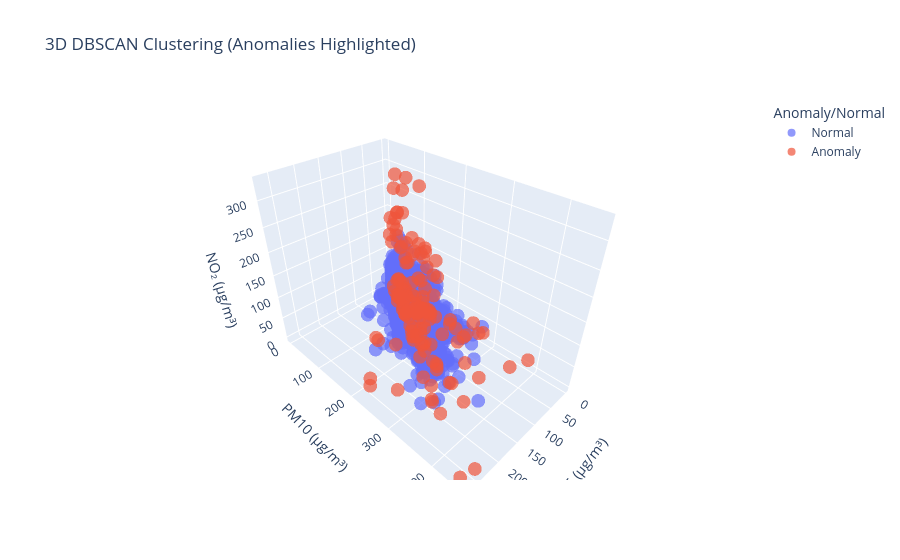

Notebook code cell kept with this figure:
### Markdown cell above
# Results & Visualizations

### Code cell
import plotly.express as px

fig = px.scatter_3d(
    df1,
    x='PM2.5 (µg/m³)',
    y='PM10 (µg/m³)',
    z='NO₂ (µg/m³)',
    color=df1['Anomaly/Normal'],
    title="3D DBSCAN Clustering (Anomalies Highlighted)",
    opacity=0.7
)

fig.show()

### Figure 1 — Plotly figure (JSON) as saved in the notebook; plotly's stock layout.template omitted (floating-point values rounded to 4 significant figures; data arrays with more than 128 entries replaced by an {"elided": "..."} marker saying what was removed)
{"data": [{"hovertemplate": "Anomaly/Normal=Normal<br>PM2.5 (µg/m³)=%{x}<br>PM10 (µg/m³)=%{y}<br>NO₂ (µg/m³)=%{z}<extra></extra>", "legendgroup": "Normal", "marker": {"color": "#636efa", "opacity": 0.7, "symbol": "circle"}, "mode": "markers", "name": "Normal", "scene": "scene", "showlegend": true, "type": "scatter3d", "x": {"elided": "8827 float values"}, "y": {"elided": "8827 float values"}, "z": {"elided": "8827 float values"}}, {"hovertemplate": "Anomaly/Normal=Anomaly<br>PM2.5 (µg/m³)=%{x}<br>PM10 (µg/m³)=%{y}<br>NO₂ (µg/m³)=%{z}<extra></extra>", "legendgroup": "Anomaly", "marker": {"color": "#EF553B", "opacity": 0.7, "symbol": "circle"}, "mode": "markers", "name": "Anomaly", "scene": "scene", "showlegend": true, "type": "scatter3d", "x": {"elided": "136 float values"}, "y": {"elided": "136 float values"}, "z": {"elided": "136 float values"}}], "layout": {"legend": {"title": {"text": "Anomaly/Normal"}, "tracegroupgap": 0}, "scene": {"domain": {"x": [0, 1], "y": [0, 1]}, "xaxis": {"title": {"text": "PM2.5 (µg/m³)"}}, "yaxis": {"title": {"text": "PM10 (µg/m³)"}}, "zaxis": {"title": {"text": "NO₂ (µg/m³)"}}}, "title": {"text": "3D DBSCAN Clustering (Anomalies Highlighted)"}}}
